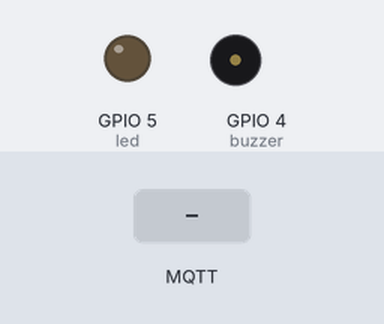
The sketch below on a simulated ESP32. Parts: output pins drawn as LEDs (lit = HIGH), buzzer (waves = sounding). The test bench sets the inputs (shaded band). WiFi joins after 1.5 s; servers stay silent unless stated; no MQTT or app messages arrive unless stated; what the sketch prints to the serial monitor is not drawn.

Above: at 2.7 s.
2.8 s: MQTT message "ON" arrives on the first subscribed topic
At 3.4 s:
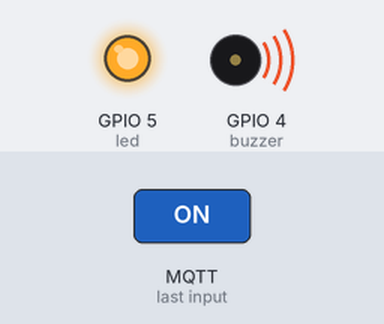
5.8 s: MQTT message "OFF" arrives on the first subscribed topic
7.3 s: MQTT message "1" arrives on the first subscribed topic
Timing chart, 0 to 10.3 s (numbered marks = the images above; inputs shaded):
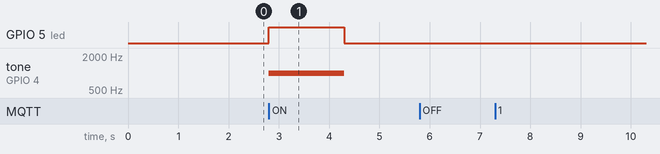

Measured:
- after the input at 2.8 s, GPIO 5 (led): LOW → HIGH at once, → LOW 1.5 s later; tone on GPIO 4 (buzzer): silent → 1000 Hz at once, → silent 1.5 s later
- after the input at 5.8 s, every drawn part: stays the same
- after the input at 7.3 s, every drawn part: stays the same

The sketch:

esp32.ino
```cpp
#include <WiFi.h>
#include <WiFiClientSecure.h>
#include <PubSubClient.h>

// ----------------------------------
//  CONFIG Wi-Fi (Wokwi)
// ----------------------------------
const char* ssid = "Wokwi-GUEST";
const char* password = "";

// ----------------------------------
//  CONFIG HiveMQ Cloud
// ----------------------------------
const char* HIVEMQ_HOST = "4d6e4976cb0b43778701600649659302.s1.eu.hivemq.cloud";
const int   HIVEMQ_PORT = 8883;  // TLS
const char* HIVEMQ_USERNAME = "adminuser";
const char* HIVEMQ_PASSWORD = "Admin123456";

// ----------------------------------
//  MQTT
// ----------------------------------
WiFiClientSecure espClient;  // cliente TLS
PubSubClient client(espClient);

// Pinos
int led = 5;
int buzzer = 4;

// ----------------------------------
//  CALLBACK MQTT
// ----------------------------------
void callback(char* topic, byte* payload, unsigned int length) {
  String msg;
  for (unsigned int i = 0; i < length; i++)
    msg += (char)payload[i];

  Serial.print("Mensagem recebida: ");
  Serial.println(msg);

  if (msg == "ON") {
    digitalWrite(led, HIGH);
    tone(buzzer, 1000);
    delay(1500);
    noTone(buzzer);
    digitalWrite(led, LOW);
  }
  else if (msg == "OFF") {
    digitalWrite(led, LOW);
    noTone(buzzer);
  }
}

// ----------------------------------
//  RECONNECT MQTT
// ----------------------------------
void reconnect() {
  while (!client.connected()) {
    Serial.println("Conectando MQTT (HiveMQ Cloud TLS)...");

    if (client.connect("ESP32-UNIFORME", HIVEMQ_USERNAME, HIVEMQ_PASSWORD)) {
      Serial.println("MQTT conectado!");
      client.subscribe("iot/uniforme/led");
      client.subscribe("iot/uniforme/buzzer");
    } else {
      Serial.print("Falha, rc=");
      Serial.print(client.state());
      Serial.println(" tentando novamente em 2s");
      delay(2000);
    }
  }
}

// ----------------------------------
//  SETUP
// ----------------------------------
void setup() {
  Serial.begin(115200);
  pinMode(led, OUTPUT);
  pinMode(buzzer, OUTPUT);

  Serial.println("Conectando ao Wi-Fi...");
  WiFi.begin(ssid, password);
  while (WiFi.status() != WL_CONNECTED) {
    delay(500);
    Serial.print(".");
  }
  Serial.println("\nWi-Fi conectado!");

  // Aceita qualquer certificado — necessário no Wokwi
  espClient.setInsecure();

  client.setServer(HIVEMQ_HOST, HIVEMQ_PORT);
  client.setCallback(callback);

  Serial.println("Cliente MQTT seguro (TLS) configurado para HiveMQ Cloud.");
}

// ----------------------------------
//  LOOP
// ----------------------------------
void loop() {
  if (!client.connected()) {
    reconnect();
  }
  client.loop();
}
```
